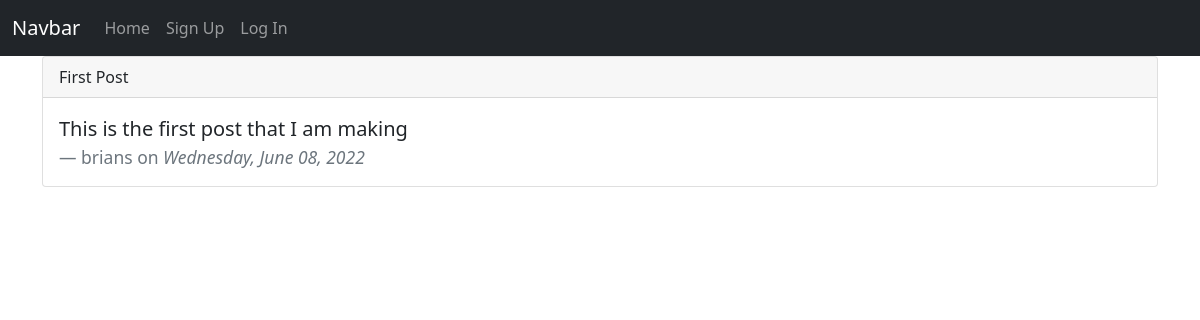
/posts/1, run on the app's committed database.
### app/models.py (models this page shows, shortened)
class Post(db.Model):
    id = db.Column(db.Integer, primary_key=True)
    title = db.Column(db.String(25), nullable=False)
    body = db.Column(db.String(200), nullable=False)
    date_created = db.Column(db.DateTime, nullable=False, default=datetime.utcnow)
    user_id = db.Column(db.Integer, db.ForeignKey('user.id')) # FOREIGN KEY(user_id) REFERENCES user(id)

class User(db.Model, UserMixin):
    id = db.Column(db.Integer, primary_key=True)
    email = db.Column(db.String(50), nullable=False, unique=True)
    username = db.Column(db.String(50), nullable=False, unique=True)
    password = db.Column(db.String(256), nullable=False)
    date_created = db.Column(db.DateTime, nullable=False, default=datetime.utcnow)
    posts = db.relationship('Post', backref='author')
    token = db.Column(db.String(32), index=True, unique=True)
    token_expiration = db.Column(db.DateTime)

### app/routes.py (the view)
@app.route('/posts/<post_id>')
def view_single_post(post_id):
    post = Post.query.get_or_404(post_id) # SELECT * FROM post WHERE id = post_id --(post_id comes from the URL)
    return render_template('single_post.html', post=post)

### app/templates/single_post.html (shortened to what this page needs)
{% extends 'base.html' %}
{% block content %}
    <div class="card">
        <div class="card-header"> {{ post.title }}</div>
        <div class="card-body">
        <blockquote class="blockquote mb-0">
            <p>{{ post.body }}</p>
            <footer class="blockquote-footer">{{ post.author.username }} on <cite title="Source Title">{{ post.date_created.strftime('%A, %B %d, %Y')  }}</cite></footer>
        </blockquote>
        </div>
    </div>
{% endblock %}

### data on the page
Post: title "First Post", body "This is the first post that I am making", date_created "Wednesday, June 08, 2022"
User: author.username "brians"
